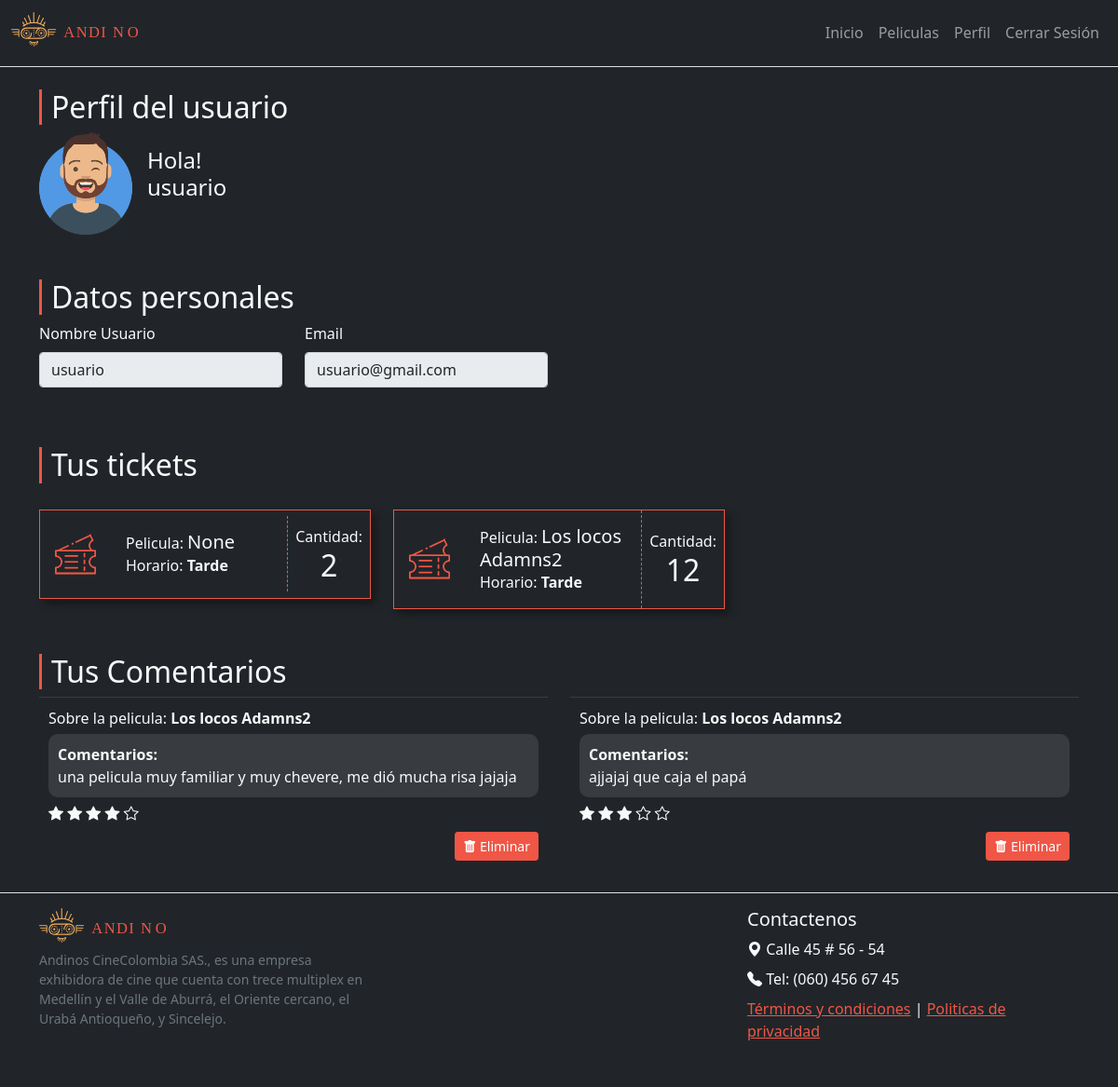
/perfilUsuario/12 (signed in), run on the app's committed database.
### tables this page shows
CREATE TABLE Usuarios (id_usuario INTEGER PRIMARY KEY AUTOINCREMENT NOT NULL UNIQUE, nombre_usuario VARCHAR NOT NULL, contraseña VARCHAR NOT NULL, correo VARCHAR NOT NULL, status BOOLEAN NOT NULL, rol VARCHAR NOT NULL);

CREATE TABLE Tickets (id_ticket INTEGER PRIMARY KEY AUTOINCREMENT UNIQUE NOT NULL, id_pelicula INTEGER REFERENCES Peliculas (id_pelicula) MATCH SIMPLE NOT NULL, id_usuario INTEGER NOT NULL REFERENCES Usuarios (id_usuario) MATCH SIMPLE, cantidad_ticket INTEGER NOT NULL, Horario VARCHAR NOT NULL);

CREATE TABLE Peliculas (id_pelicula INTEGER PRIMARY KEY AUTOINCREMENT NOT NULL UNIQUE, nombre VARCHAR NOT NULL, sinopsis STRING NOT NULL, cartelera INTEGER NOT NULL, imagen VARCHAR NOT NULL, tarde INTEGER NOT NULL, noche INTEGER NOT NULL);

CREATE TABLE Comentarios (id_comentario INTEGER PRIMARY KEY UNIQUE NOT NULL, id_usuario INTEGER REFERENCES Usuarios (id_usuario) MATCH SIMPLE NOT NULL, id_pelicula INTEGER NOT NULL REFERENCES Peliculas (id_pelicula) MATCH SIMPLE, texto STRING NOT NULL, calificacion INTEGER NOT NULL);

### app.py (the view)
@app.route('/perfilUsuario/<nom_usuario>', methods=['GET'])
def perfil_usuario(nom_usuario):
    try:
        user_tipo = session['user_tipo']
        user_id = session['user_id']
    except:
        user_tipo = "Invitado"
        user_id = 0
    conU = sql_connection()
    curU = conU.cursor()
    statementU = 'SELECT * FROM Usuarios WHERE id_usuario = ?'
    curU.execute(statementU,[nom_usuario])
    dataU = curU.fetchall()
    conT = sql_connection()
    curT = conT.cursor()
    statementT = 'SELECT * FROM vw_TicketsxPelicula WHERE id_usuario = ?'
    curT.execute(statementT,[nom_usuario])
    dataT = curT.fetchall()
    conC = sql_connection()
    curC = conC.cursor()
    statementC = 'SELECT * FROM vw_ComentariosxPelicula WHERE id_usuario = ?'
    curC.execute(statementC, [nom_usuario])
    dataC = curC.fetchall()
    if user_tipo == "Usuario":
        if str(nom_usuario) == str(user_id):
            return render_template('perfilUsuario.html', page='perfilUsuario', name = dataU[0], tickets=dataT, com=dataC, user_tipo=user_tipo, user_id=user_id)
        else:
            return redirect('../perfilUsuario/'+str(user_id))
    elif user_tipo=='Admin' or user_tipo=='Superadmin':
        return redirect(url_for('dashboard'))
    else:
        return redirect(url_for('login'))

### app.py (called while the page is built)
def sql_connection():
    con = sqlite3.connect('db/basedatos.db')
    return con

### templates/perfilUsuario.html (shortened to what this page needs)
{% extends 'layout.html' %}
{% block content %}
<section class="my-4">
    <div class="container">
        <h2>Perfil del usuario</h2>
        <div class="row">
            <div class="col-md-3 d-flex">
                <img src="{{url_for('static',filename='img/user.png')}}" alt="image user">
                <h4 class="ms-3 mt-3">Hola!<br />{{name[1]}}</h4>
            </div>
        </div>
</section>
<section class="my-4">
    <div class="container">
        <h2 class="mt-5">Datos personales</h2>
        <div class="row">
            <div class="col-md-3">
                <div class="mb-3">
                    <label for="disabledTextInput" class="form-label">Nombre Usuario</label>
                    <input class="form-control" type="text" value="{{name[1]}}" readonly>
                </div>
            </div>
            <div class="col-md-3">
                <div class="mb-3">
                    <label for="exampleFormControlInput1" class="form-label">Email</label>
                    <input class="form-control" type="text" value="{{name[3]}}" readonly>
                </div>
            </div>
        </div>
        <h2 class="mt-5">Tus tickets</h2>
        <div class="row">
            {% for ticket in tickets %}
            <div class="col-md-4">
                <div class="ticket">
                    <img src="../static/img/ticket.png" alt="image ticket" class="mx-3">
                    <div class="card-body">
                        <p class="m-0">Pelicula:
                            <span class="h5">{{ticket[5]}}</span>
                        </p>
                        <p class="m-0">Horario: <b>{{ticket[4]}}</b></p>
                    </div>
                    <div class="text-center mx-2">
                        <p class="mt-3">Cantidad: <br />
                            <b class="h2">{{ticket[3]}}</b>
                        </p>
                    </div>
                </div>
            </div>
            {% endfor %}
        </div>
        <h2 class="mt-5">Tus Comentarios</h2>
        <div class="row">
            {% for Comentario in com %}
            <div class="col-md-6">
                <div class="comentario">
                    <p class="mb-0">Sobre la pelicula: <b>{{Comentario[5]}}</b></p>
                    <p class="coment-text"><b>Comentarios:</b><br />
                        {{Comentario[3]}}</p>
                    <div class="text-light">
                        {% for count in range(Comentario[4]) %}
                        <i class="bi bi-star-fill"></i>
                        {% endfor %}
                        {% for count in range(Comentario[4],5) %}
                        <i class="bi bi-star"></i>
                        {% endfor %}
                    </div>
                    <div class="text-end">
                        <a href="../eliminarComentario/{{Comentario[0]}}" class="btn btn-primary btn-sm mt-2"><i
                                class="bi bi-trash-fill "></i> Eliminar</a>
                    </div>
                </div>
            </div>
            {% endfor %}
        </div>
    </div>
</section>
{% endblock %}

### static/css/style.css (style rules this page uses)
:root { --bs-primary: #f7b161; --bs-accent: #f05646; --bs-accent-hover: #c52f1f; --bs-black: #221e1d; }
a, .nav-link { color:var(--bs-accent); }
h2 { border-left: var(--bs-accent) 3px solid; padding-left: 10px; }
.btn-primary { background-color: var(--bs-accent); border-color: var(--bs-accent); }
.ticket { margin-top: 20px; display: flex; border: var(--bs-accent) solid 1px; align-items: center; box-shadow: 5px 5px 10px rgba(0, 0, 0, 0.4); }
.ticket img { height: auto; }
.ticket .card-body { border-right: var(--bs-accent) dashed 1px; }
.comentario { padding: 10px; border-top: solid 1px #383e44; }
.comentario .coment-text { background: rgba(255,255,255,0.1); padding: 10px; border-radius: 10px; margin: 5px 0; }

### data on the page
Usuarios: nombre_usuario "usuario", correo "usuario@gmail.com"
Tickets: ticket "None", Horario "Tarde", cantidad_ticket "2"
Tickets: nombre "Los locos Adamns2", Horario "Tarde", cantidad_ticket "12"
Comentarios: nombre "Los locos Adamns2", texto "una pelicula muy familiar y muy chevere, me dió mucha risa jajaja", calificacion 4 (drawn)
Comentarios: nombre "Los locos Adamns2", texto "ajjajaj que caja el papá", calificacion 3 (drawn)
